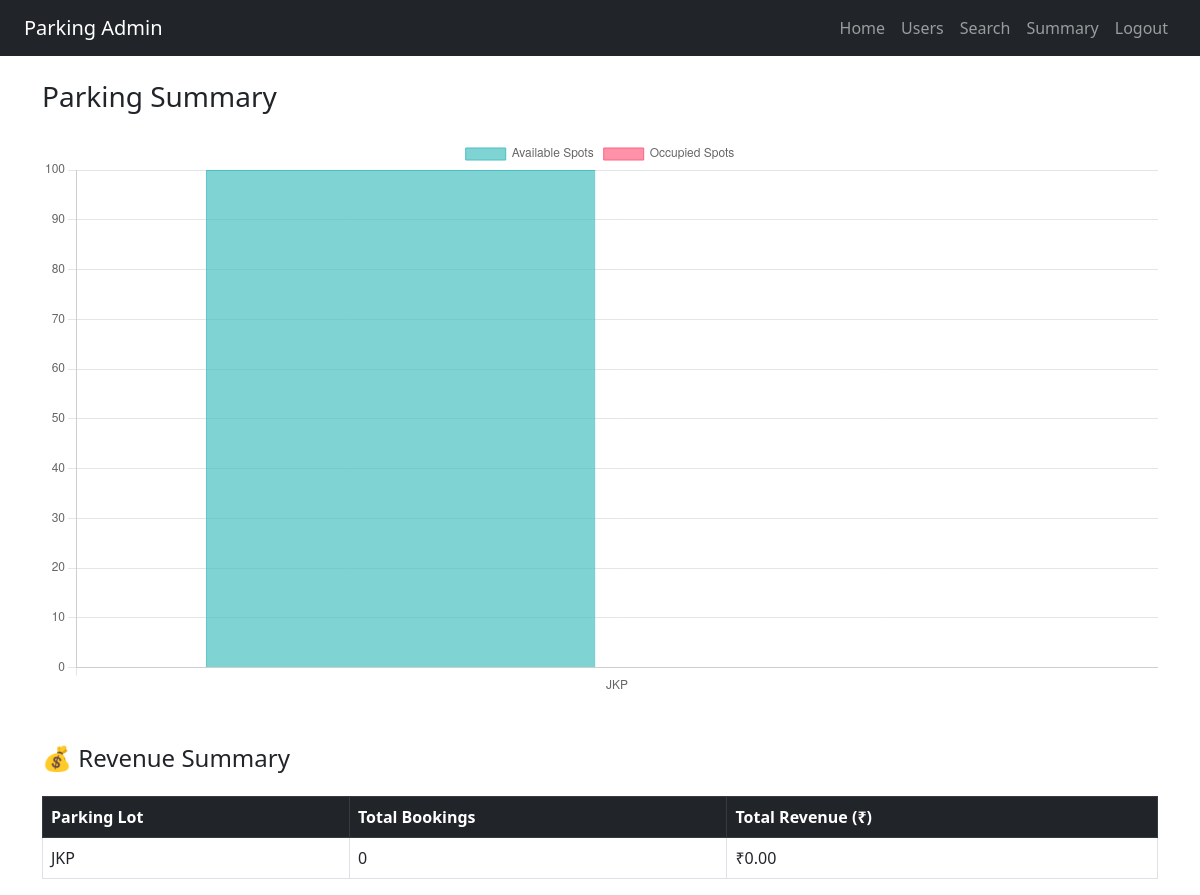
The page /admin/summary on the database as committed earlier.
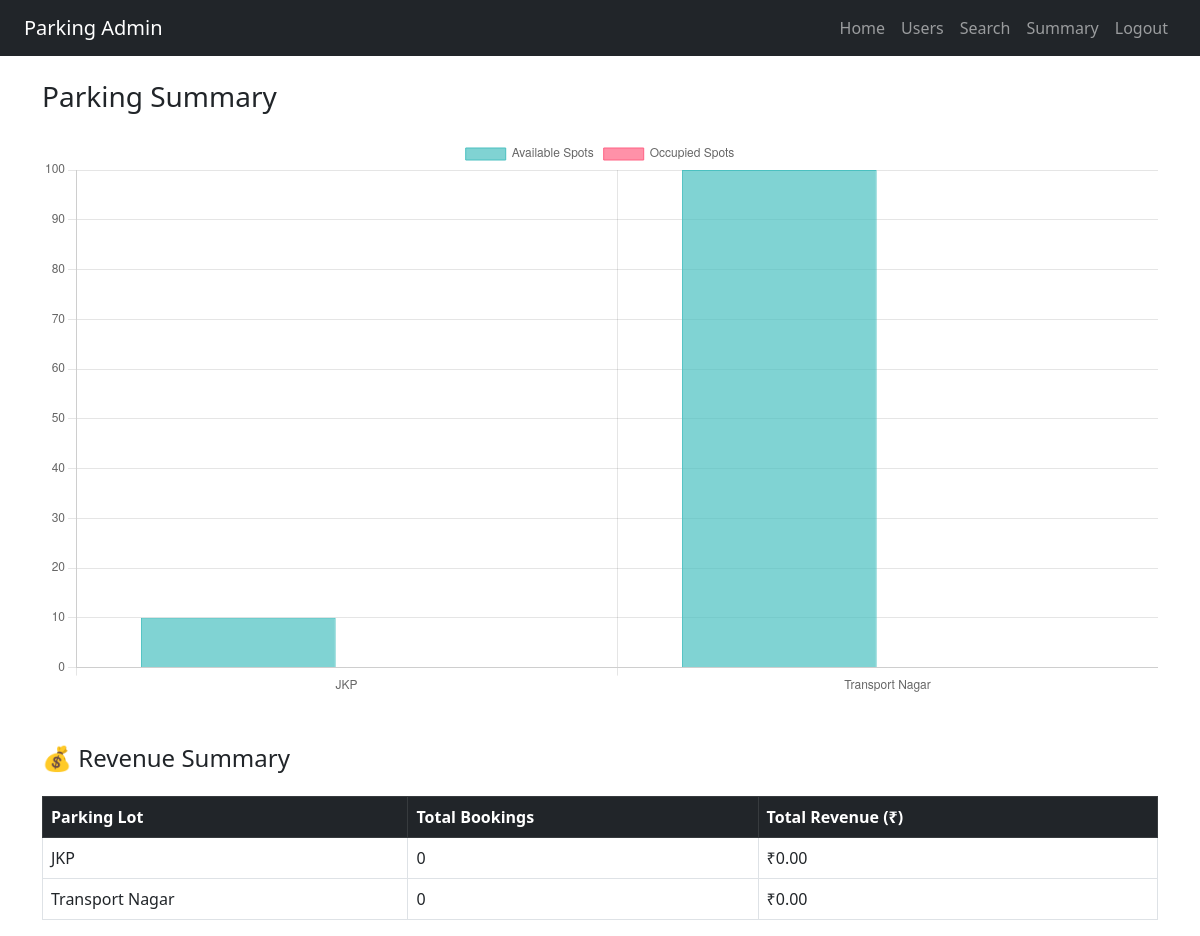
The same page on the database as committed later.
### app/models/parking_lot.py (models this page shows)
class ParkingLot(db.Model):
    __tablename__ = 'parking_lot'
    id = db.Column(db.Integer, primary_key=True)
    name = db.Column(db.String(100), nullable=False)
    address = db.Column(db.String(150), nullable=False)
    pin = db.Column(db.Integer, nullable=True)
    rate = db.Column(db.Integer, nullable=False)
    spots = db.relationship('ParkingSpot', backref='lot', lazy=True, cascade='all, delete-orphan')

### app/routes/admin.py (the view)
@admin_bp.route('/summary')
def summary():
    lots = ParkingLot.query.all()
    labels = []
    available_data = []
    occupied_data = []
    revenue_data = []
    for lot in lots:
        spots = ParkingSpot.query.filter_by(lot_id=lot.id).all()
        spot_ids = [s.id for s in spots]
        total = len(spots)
        occupied = sum(1 for s in spots if not s.is_available)
        available = total - occupied
        records = ParkingRecord.query.filter(ParkingRecord.spot_id.in_(spot_ids)).all()
        total_revenue = sum((r.estimated_cost or 0) for r in records)
        total_bookings = len(records)
        labels.append(lot.name)
        available_data.append(available)
        occupied_data.append(occupied)
        revenue_data.append({
            'name': lot.name,
            'total_bookings': total_bookings,
            'total_revenue': total_revenue
        })
    return render_template(
        "admin_summary.html",
        labels=labels,
        available_data=available_data,
        occupied_data=occupied_data,
        revenue_data=revenue_data
    )

### app/templates/admin_summary.html (shortened to what this page needs)
{% extends "admin_base.html" %}
{% block content %}
<h3 class="mb-4">Parking Summary</h3>
<canvas id="parkingSummaryChart" width="600" height="300" class="mb-5"></canvas>
<script>
  const ctx = document.getElementById('parkingSummaryChart').getContext('2d');
  const summaryChart = new Chart(ctx, {
    type: 'bar',
    data: {
      labels: {{ labels | safe }},
      datasets: [
        {
          label: 'Available Spots',
          data: {{ available_data | safe }},
          backgroundColor: 'rgba(75, 192, 192, 0.7)',
          borderColor: 'rgba(75, 192, 192, 1)',
          borderWidth: 1
        },
        {
          label: 'Occupied Spots',
          data: {{ occupied_data | safe }},
          backgroundColor: 'rgba(255, 99, 132, 0.7)',
          borderColor: 'rgba(255, 99, 132, 1)',
          borderWidth: 1
        }
      ]
    },
    options: {
      responsive: true,
      scales: {
        y: {
          beginAtZero: true,
          stepSize: 1
        }
      }
    }
  });
</script>
<h4 class="mt-5">💰 Revenue Summary</h4>
<div class="table-responsive">
  <table class="table table-bordered table-hover mt-3">
    <thead class="table-dark">
      <tr>
        <th>Parking Lot</th>
        <th>Total Bookings</th>
        <th>Total Revenue (₹)</th>
      </tr>
    </thead>
    <tbody>
      {% for rev in revenue_data %}
      <tr>
        <td>{{ rev.name }}</td>
        <td>{{ rev.total_bookings }}</td>
        <td>₹{{ "%.2f"|format(rev.total_revenue or 0) }}</td>
      </tr>
      {% endfor %}
    </tbody>
  </table>
</div>
{% endblock %}

Rows that differ between the two databases and show on the page:
added ParkingLot: name "Transport Nagar", total_bookings "0", total_revenue "0.00"
Other text that changed with them:
chart data {{ labels | safe }}: ['JKP'] → ['JKP', 'Transport Nagar']
chart data {{ available_data | safe }}: [100] → [10, 100]
chart data {{ occupied_data | safe }}: [0] → [0, 0]
